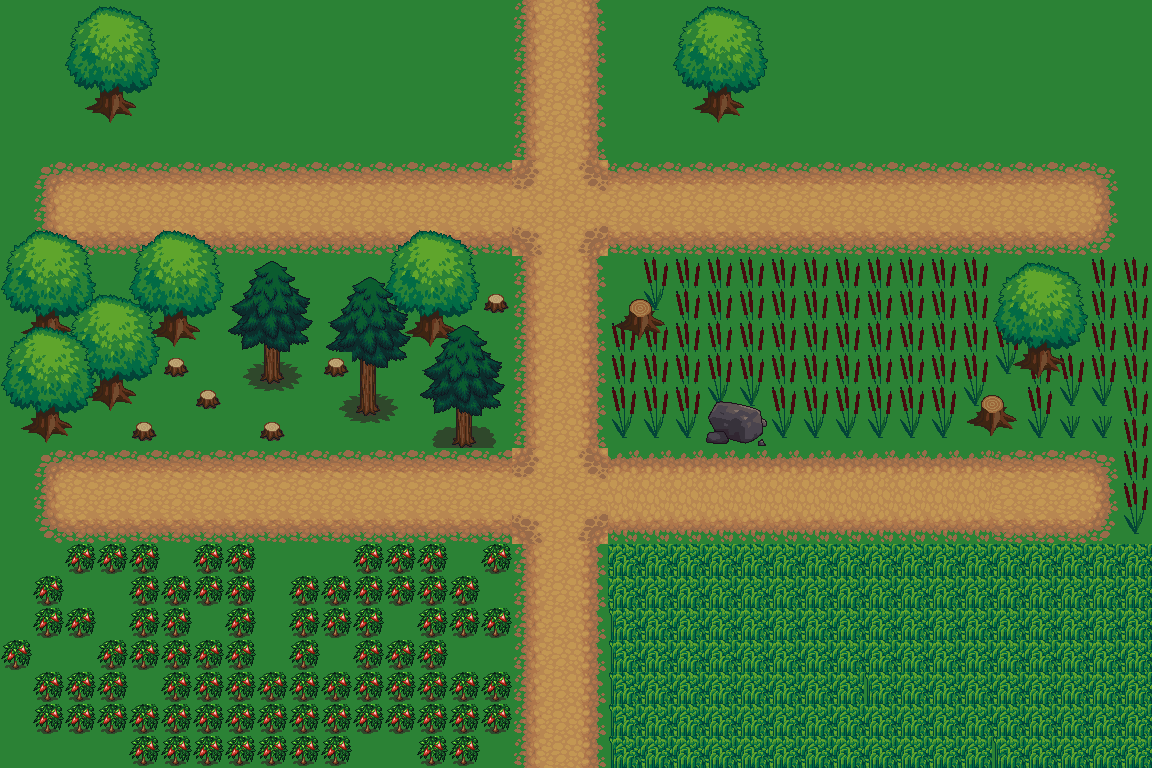

A 2D game scene composited from a Tiled map and its tileset images. What follows is a short description and the map's XML, with each tile layer's data collapsed to a summary:
An orthogonal 36x24 tile map with 32x32 px tiles, 8 tile layers (Tile Layer 4, Tile Layer 2, Tile Layer 1, grass, ...), 3 tilesets and 5 objects (2x 1, 3, 2, 4).

<map version="1.2" tiledversion="1.2.4" orientation="orthogonal" renderorder="right-down" width="36" height="24" tilewidth="32" tileheight="32" infinite="0" nextlayerid="11" nextobjectid="8">
 <tileset firstgid="1" source="terrain_atlas.tsx" />
 <tileset firstgid="1025" source="base_out_atlas.tsx" />
 <tileset firstgid="2049" source="innenraumx.tsx" />
 <layer id="4" name="Tile Layer 4" width="36" height="24">
  <data>[864 cells, 864 non-empty, 1 distinct tile ids]</data>
 </layer>
 <layer id="2" name="Tile Layer 2" width="36" height="24">
  <data>[864 cells, 10 non-empty, 1 distinct tile ids]</data>
 </layer>
 <layer id="1" name="Tile Layer 1" width="36" height="24">
  <data>[864 cells, 258 non-empty, 9 distinct tile ids]</data>
 </layer>
 <layer id="3" name="grass" width="36" height="24">
  <data>[864 cells, 288 non-empty, 5 distinct tile ids]</data>
 </layer>
 <layer id="5" name="Tile Layer 5" width="36" height="24">
  <data>[864 cells, 96 non-empty, 27 distinct tile ids]</data>
 </layer>
 <layer id="6" name="Tile Layer 6" width="36" height="24">
  <data>[864 cells, 53 non-empty, 37 distinct tile ids]</data>
 </layer>
 <layer id="7" name="Tile Layer 7" width="36" height="24">
  <data>[864 cells, 12 non-empty, 12 distinct tile ids]</data>
 </layer>
 <objectgroup id="8" name="Object">
  <object id="1" type="3" x="561" y="5">
   <point />
  </object>
  <object id="3" type="2" x="560" y="754">
   <point />
  </object>
  <object id="4" type="1" x="560" y="680">
   <properties>
    <property name="pre" type="int" value="0" />
   </properties>
   <point />
  </object>
  <object id="5" type="1" x="561" y="132">
   <properties>
    <property name="pre" type="int" value="1" />
   </properties>
   <point />
  </object>
  <object id="6" type="4" x="560" y="54">
   <point />
  </object>
 </objectgroup>
 <layer id="10" name="physics" width="36" height="24">
  <data>[864 cells, 132 non-empty, 1 distinct tile ids]</data>
 </layer>
</map>
